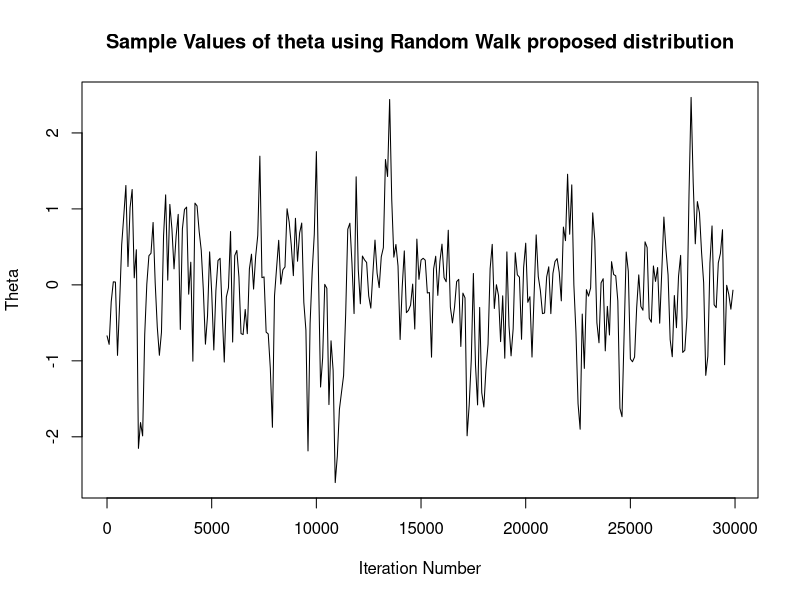
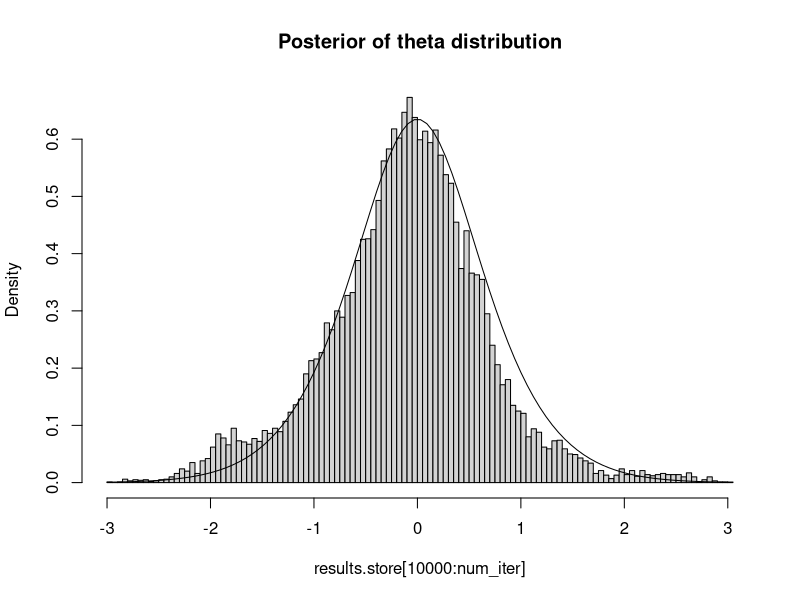
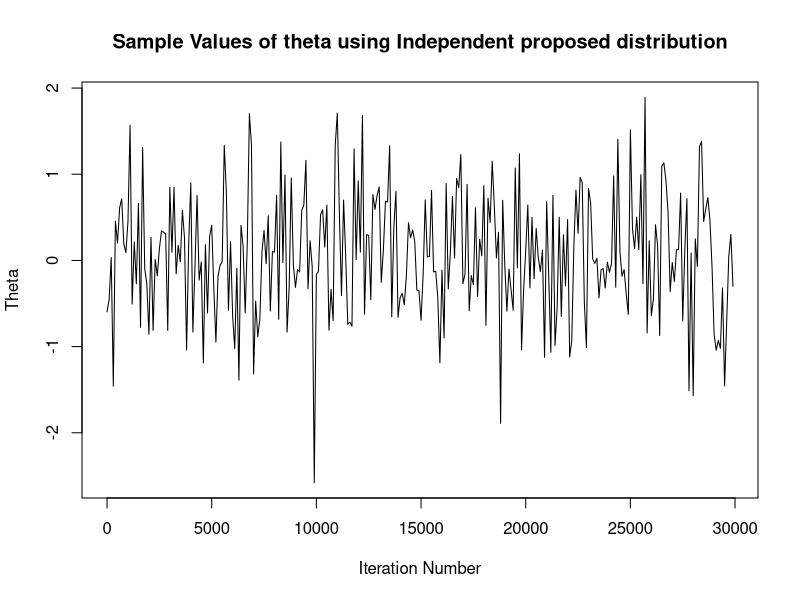
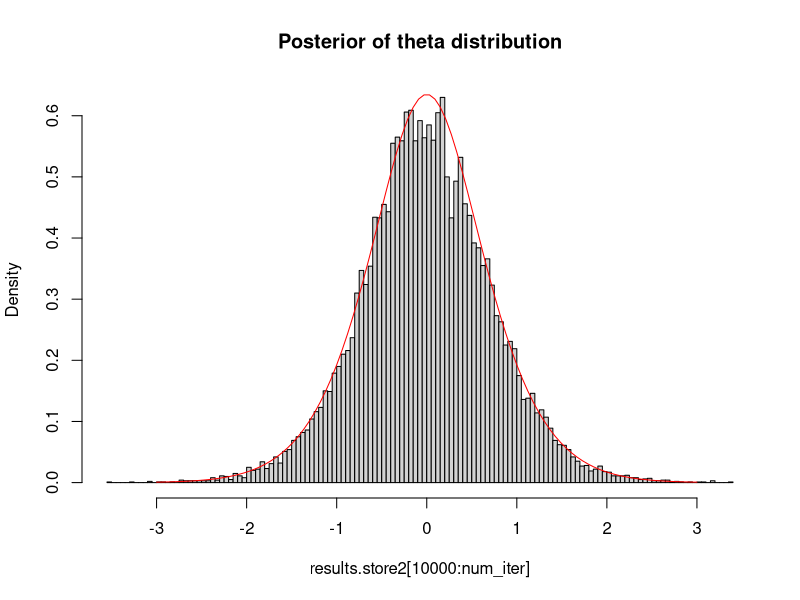

Write R code to recreate these figures, in order.
### Data: Yi ~ N(mu,1)
### mu ~ Cauchy(0, 1) A priori

### Calculate the posterior distribution samples with the Metropolis-Hasting
### Sampling Method

## Simulate data:

set.seed(22)
Y <- dnorm(200,1,1)

# Function to compute the posterior distribution:
# Likelihood: Y[i] ~ N(theta,1)
# Prior:      theta ~ Cauchy(0,1)
posteriori <- function(theta, y, param1 = 0, param2 = 1){
  priori <- dcauchy(theta, location = param1, scale = param2)
  likelihood <- dnorm(y, mean = theta, sd = 1)
  return(priori*likelihood)}

## Independent proposal distribution:
independent_proposal <- function(theta, y){
  dist_func = dnorm(theta, mean= y, sd = 1)
  return(dist_func)}
## Candidate generated from the independent proposal
candidate_independent <- function(y){
  candidate = rnorm(1, mean = y, sd = 1)
  return(candidate)}

## Random Walk proposal distribution:
random_walk_proposal <- function(theta,theta_mean,sj2){
  dist_func = dnorm(theta, mean = theta_mean, sd = sqrt(sj2))
  return(dist_func)}
## Candidate generated from the random walk proposal dist.
candidate_random_walk <- function(theta, sj2){
  candidate = rnorm(1, mean = theta, sd = sqrt(sj2))
  return(candidate)}


###### Metropolis-Hasting Algorithm: ######

num_iter = 30000 # number of iterations

# initial sampling value
theta <- 0.5
# tuning parameter for a random walk proposed distribution
s2 = 0.1^2 


# Metropolis-Hasting sampling function:

MCMC_function <- function(theta_init, ydata, post_dist, proposed_dist,
                          num.iter, tuning_param){
  theta_val = theta_init
  
  # Arrays to store the sample values
  th_samples = matrix(0,num.iter)
  th_s.plot = matrix(0,num.iter/100)
  
  # Start iteration
  for(iter in 1:num.iter){
    if(proposed_dist == "Independent"){
      
      # Calculate candidate
      can <- candidate_independent(ydata)
      
      # Calculate the R term
      num1 <- post_dist(can, ydata) # first term pi(th*|y)
      denom1 <- post_dist(theta_val, ydata) # second term pi(th^(t-1)|y)
      num2 <- independent_proposal(theta_val, ydata) # 3th term pi(th^(t-1)|th*)
      denom2 <- independent_proposal(can, ydata) #4th term pi(th*|th^(t-1))
      }
    
    else if(proposed_dist == "Random Walk"){
      
      # Calculate candidate
      can <- candidate_random_walk(theta_val, tuning_param)

      # Calculate the R term
      num1 <- post_dist(can, ydata) # first term pi(th*|y)
      denom1 <- post_dist(theta_val, ydata) # second term pi(th^(t-1)|y)
      num2 <- random_walk_proposal(theta_val, can, tuning_param) # 3th term pi(th^(t-1)|th*)
      denom2 <- random_walk_proposal(can, theta_val, tuning_param) #4th term pi(th*|th^(t-1))
      }
    
    # Acceptance rate factor
    AcceptRate <- num1*num2/(denom1*denom2)
    # R factor: min between the acceptance factor and 1
    R <- min(1, AcceptRate)
    
    # Condition of acceptance of the theta candidate
    if (R == 1){
      theta_val <- can}
    else if (R < 1){
      unif <- runif(1)
      if (unif < R){
        theta_val = can}
    }
    
    # Store values in array
    th_samples[iter] <- theta_val
    if (iter%%100 == 0){ # Store 300 values
      th_s.plot[iter/100] <- theta_val} #store the mu sampling 
  }
  return(list(th_samples,th_s.plot))
}

# Compute the posterior on a grid for reference
theta_grid <- seq(-3,3,length=100)
dense      <- rep(0,100)
for(i in 1:100){
  dense[i]<- posteriori(theta_grid[i],Y)
}

### Random Walk proposed distribution

samples = MCMC_function(theta, Y, posteriori, "Random Walk", num_iter, s2)

results.store = samples[[1]]
results.plot = samples[[2]]

iters = seq(1,num_iter,100)
plot(iters, results.plot, type='l', main = 'Sample Values of theta using Random Walk proposed distribution',
     xlab = "Iteration Number", ylab="Theta")

summary(results.store[10000:num_iter])

hist(results.store[10000:num_iter],breaks=200,main="Posterior of theta distribution",freq = FALSE)
lines(theta_grid, dense*5,lty=1)

### Independent proposed distribution 

samples2 = MCMC_function(theta, Y, posteriori, "Independent", num_iter, s2)

results.store2 = samples2[[1]]
results.plot2 = samples2[[2]]

plot(iters, results.plot2, type='l', main = 'Sample Values of theta using Independent proposed distribution',
     xlab = "Iteration Number", ylab="Theta")

summary(results.store2[10000:num_iter])

hist(results.store2[10000:num_iter],breaks=200,main="Posterior of theta distribution",freq = FALSE)
lines(theta_grid, dense*5,col='red',lty=1)









